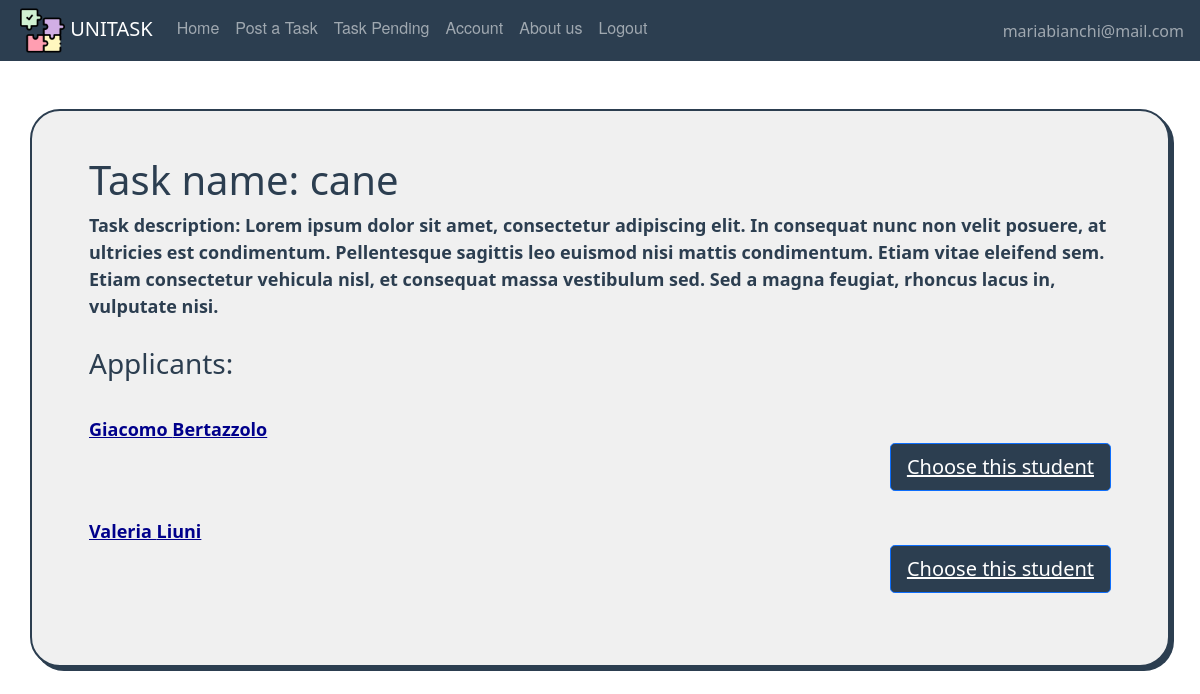
Page /task/1 (signed in) on the committed database.
### website/models.py (models this page shows, shortened)
class User(db.Model, UserMixin):
    id = db.Column(db.Integer, primary_key=True)
    email = db.Column(db.String(150), unique=True)
    password = db.Column(db.String(150))
    first_name = db.Column(db.String(150))
    surname = db.Column(db.String(150))
    description = db.Column(db.String(200))
    type = db.Column(db.String(20))
    reviewsposted = db.relationship('Review', foreign_keys='Review.id_reviewer',
                                    backref='author')
    reviewsreceived = db.relationship('Review', foreign_keys='Review.id_reviewed',
                                      backref='received')
    __mapper_args__ = {
        'polymorphic_on': type,
        'polymorphic_identity': 'user',
    }

class Offer(db.Model, UserMixin):
    id = db.Column(db.Integer, primary_key=True)
    title = db.Column(db.String(150))
    description = db.Column(db.String(150))
    address = db.Column(db.String(150))
    placeId = db.Column(db.String(150))
    amount = db.Column(db.Integer)
    lat = db.Column(db.Float)
    lng = db.Column(db.Float)
    date = db.Column(db.DateTime(timezone=True), default=func.now())
    dateexpire = db.Column(db.DateTime(timezone=True))
    isAss = db.Column(db.Boolean, default=False)
    date_task = db.Column(db.DateTime(timezone=True))
    id_adult = db.Column(db.Integer, db.ForeignKey('adult.id'))
    scelta = db.Column(db.Integer, db.ForeignKey('student.id'))
    isPerf = db.Column(db.Boolean, default=False)
    rece = db.relationship('Review', backref='recensione')
    isClosed = db.Column(db.Boolean, default=False)

class Student(User, db.Model):
    __tablename__ = 'student'
    id = db.Column(db.Integer, db.ForeignKey('user.id'), primary_key=True)
    position = db.Column(db.String(150))
    applications = db.relationship('Offer', secondary=application_table, backref='applicants')
    performed = db.relationship('Offer', backref='performer')
    __mapper_args__ = {
        'polymorphic_identity': 'student',
    }

### website/user/routes.py (the view)
@users.route('/task/<task_id>', methods=['GET', 'POST'])
@login_required
def task(task_id):
    if current_user.type == 'student':
        t = Offer.query.filter(Offer.id == task_id).first()
        btn = True
        if current_user in t.applicants:
            btn = False
        return render_template("Student/task.html", user=current_user, taskscelta=t, btn=btn)
    else:
        t = Offer.query.filter(Offer.id == task_id).first()
        return render_template("adult/chooseStud.html", user=current_user, taskscelta=t)

### website/templates/adult/chooseStud.html (shortened to what this page needs)
{% extends "base.html" %}
{% block content%}
   <div class="container task-container">
        <div class="row task-row">
            <div class="col-12">
                <h1>Task name: {{ taskscelta.title }}</h1>
                <div>Task description: {{ taskscelta.description }}</div>
                <div>
                    <br/>
                    <h3>Applicants:</h3>
                    <br/>
                    {% for applicant in taskscelta.applicants %}
                        <div align="left">
                            <a style="color:darkblue" href={{ url_for('users.showreviews', user_id=applicant.id, task_id=taskscelta.id) }} >{{ applicant.first_name }} {{ applicant.surname }}</a>
                            <div align="right">
                            <button type="button" style="background: #2c3e50" class="btn btn-primary btn-lg"><a style="color: white" href={{ url_for('adults.choosestud', task_id=taskscelta.id, stud_id=applicant.id) }} >Choose this student </a></button>
                        </div>
                            </div>
                        <br/>
                    {% endfor %}
                </div>
            </div>
        </div>
    </div>
{% endblock %}

### website/templates/base.html (shortened to what this page needs)
<!DOCTYPE html>
<html lang="">
  <head>
      <link href="/static/css/style.css" rel="stylesheet">
      <link href="https://cdn.jsdelivr.net/npm/bootstrap@5.0.2/dist/css/bootstrap.min.css" rel="stylesheet">
  <link href="https://netdna.bootstrapcdn.com/font-awesome/3.2.1/css/font-awesome.css" rel="stylesheet">
  </head>
  <body>
  <nav class="navbar fixed-top navbar-expand-lg navbar-dark">
    <ul class="navbar-nav mr-auto">
    <li>
    <a style="padding-left:1em;" class="navbar-brand" href="#">
        <img src="/static/images/pic/puzzle.png" width="45" height="45"/>
        UNITASK
    </a></li>
            {% if user.is_authenticated %}
                {% if user.type=='adult' %}
                    <li class="nav-item"><a class="nav-link" id="home" href="/">Home</a></li>
                    <li class="nav-item"><a class="nav-link" id="posttask" href="{{ url_for('adults.posttask') }}">Post a Task</a></li>
                    <li class="nav-item"><a class="nav-link" id="offer" href="{{ url_for('adults.taskpending') }}">Task Pending</a></li>
                    <li class="nav-item"><a class="nav-link" id="account" href="{{ url_for('users.account') }}">Account</a></li>
                    <li class="nav-item"><a class="nav-link" id="aboutus" href="{{ url_for('users.about_us') }}">About us</a></li>
                    <li class="nav-item"><a class="nav-link" id="logout" href="{{ url_for('auth.logout') }}">Logout</a></li>
                    {% endif %}
                </ul>
                <ul class="navbar-nav ms-auto">
                <li class="nav-item">
                    <span style="padding-right:1em;" class="navbar-text d-flex justify-content-end">
                     {{ user.email}}
                       </span>
                </li>
                </ul>
            {% endif %}
</nav>
    {% block content %}
    {% endblock %}
  </body>
</html>

### website/static/css/style.css (style rules this page uses)
body { padding-top:4em; }
.navbar { list-style-type: none; margin: 0; padding: 0; overflow: hidden; background-color: #2c3e50; }
.nav-link { display: block; color: white; text-align: center; padding: 14px 16px; text-decoration: none; font-family: "Helvetica Neue", Helvetica, Arial, sans-serif; }
.task-row { padding: 2.5em; }
.task-container { margin:2.5em; background-color: #f0f0f0; border: 2px solid #2c3e50; border-radius: 30px; box-shadow: #2c3e50 4px 4px 0 0; color: #2c3e50; font-weight: 600; font-size: 18px; padding: 0 18px; text-decoration: none; user-select: none; -webkit-user-select: none; touch-action: manipulation; }

### rows in the picture
User: email "mariabianchi@mail.com"
Offer: title "cane", description "Lorem ipsum dolor sit amet, consectetur adipiscing elit. In consequat nunc non velit posuere, at ultricies est condimentum. Pellentesque sagittis leo euismod nisi mattis condimentum. Etiam vitae eleifend sem. Etiam consectetur vehicula nisl, et consequat massa vestibulum sed. Sed a magna feugiat, rhoncus lacus in, vulputate nisi."
Student: first_name "Giacomo", surname "Bertazzolo"
Student: first_name "Valeria", surname "Liuni"
